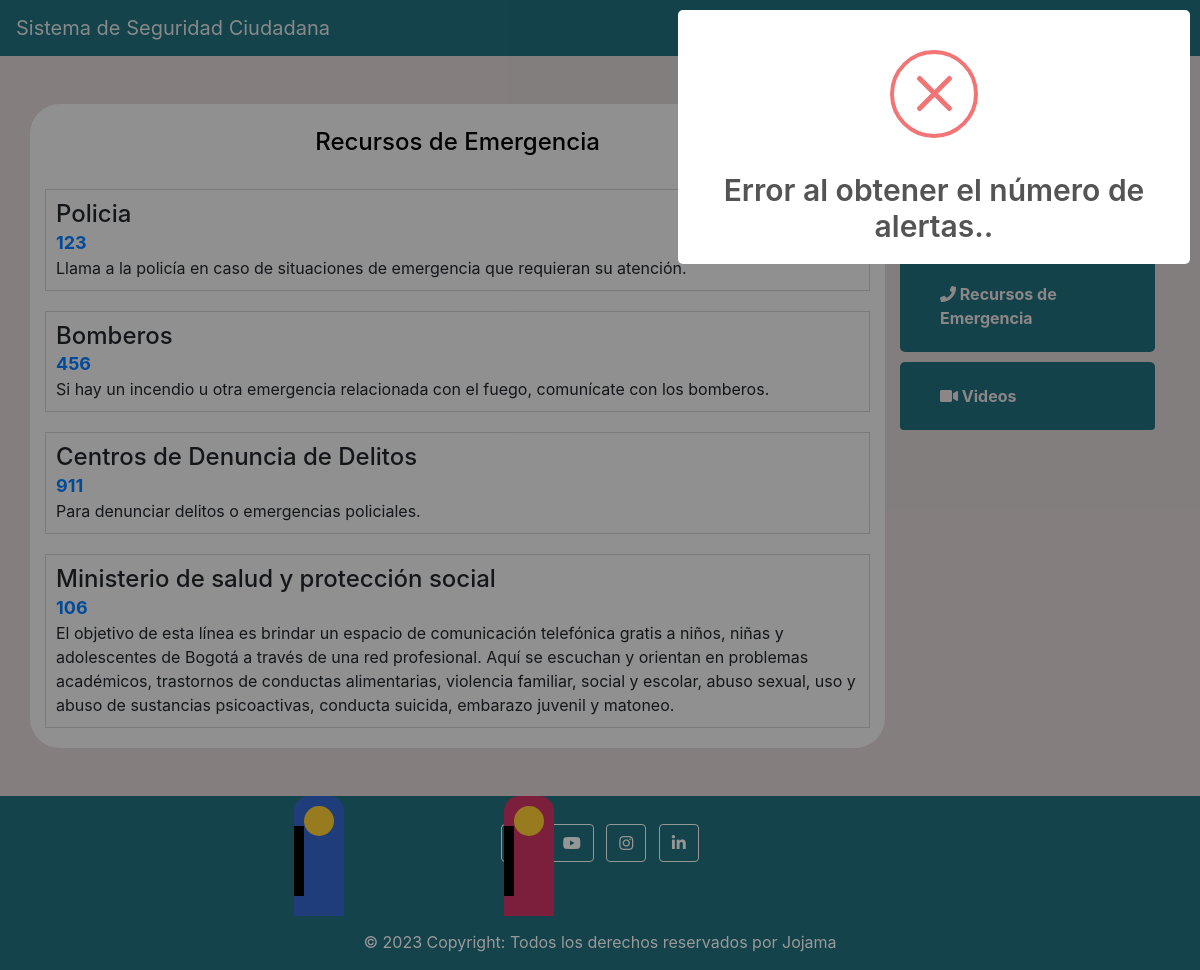
The page /index.php/panel/recursos_emergencias on the database its author committed.
### tables this page shows
CREATE TABLE `lineas_emergencias` (
  `id` int(11) NOT NULL,
  `entidad` varchar(50) NOT NULL,
  `linea` int(11) NOT NULL,
  `nota` text NOT NULL
);

### application/controllers/Panel.php (called while the page is built, shortened)
<?php
class Panel extends CI_Controller
{
	function __construct()
	{
		$this->load->model('ModelReporte');
	}
	public function recursos_emergencias()
	{
		$data['lineas'] = $this->ModelReporte->listar_lineas();
		$this->load->view('template/header');
		$this->load->view('template/nabvar');
		$this->load->view('reporte/emergencia', $data);
		$this->load->view('template/slider');
		$this->load->view('template/footer');
	}
}

### index.php (called while the page is built, shortened)
<?php
require_once BASEPATH.'core/CodeIgniter.php';

### application/models/ModelReporte.php (called while the page is built, shortened)
<?php
class ModelReporte extends CI_Model
{
	public function listar_lineas()
	{
		$this->db->select('*');
		$this->db->from('lineas_emergencias');
		return $this->db->get()->result();
	}
	public function get_Session()
	{
		$this->db->select('*');
		$this->db->from('session_temporal');
		return $this->db->get()->result();
	}
}

### application/views/reporte/emergencia.php (the view)
<main>
    <div class="container mt-5">
        <div class="row">
            <div style="background-color:#f0f0f0; border-radius:30px; " id="vista-alertas" class="col-md-9">
            <br>
                <h4 style="color:black; text-align: center;">Recursos de Emergencia</h4>
				<br>
                <ul class="list-unstyled">
                    <?php foreach ($lineas as $linea){ ?>
                    <li class="emergency-contact">
                        <h3><?php  echo $linea->entidad; ?></h3>
                        <a class="emergency-phone" href="tel:123"><?php echo $linea->linea; ?></a>
                        <p class="emergency-description"><?php echo $linea->nota; ?></p>
                    </li>
                    <?php   }; ?>
                </ul>
            </div>

### assets/css/style.css (style rules this page uses)
#vista-alertas { min-height: 500px; }
.emergency-contact { background-color: #f0f0f0; padding: 10px; border: 1px solid #ccc; margin-bottom: 20px; }
.emergency-contact h3 { font-size: 24px; margin: 0; padding: 0; }
.emergency-phone { font-size: 18px; font-weight: bold; margin: 5px 0; }
.emergency-description { font-size: 16px; margin: 0; }
body { background-color: #dbd2d2; }

### rows shown on the page
lineas_emergencias: entidad "Policia", linea "123", nota "Llama a la policía en caso de situaciones de emergencia que requieran su atención."
lineas_emergencias: entidad "Bomberos", linea "456", nota "Si hay un incendio u otra emergencia relacionada con el fuego, comunícate con los bomberos."
lineas_emergencias: entidad "Centros de Denuncia de Delitos", linea "911", nota "Para denunciar delitos o emergencias policiales."
lineas_emergencias: entidad "Ministerio de salud y protección social", linea "106", nota "El objetivo de esta línea es brindar un espacio de comunicación telefónica gratis a niños, niñas y adolescentes de Bogotá a través de una red profesional. Aquí se escuchan y orientan en problemas académicos, trastornos de conductas alimentarias, violencia familiar, social y escolar, abuso sexual, uso y abuso de sustancias psicoactivas, conducta suicida, embarazo juvenil y matoneo."
